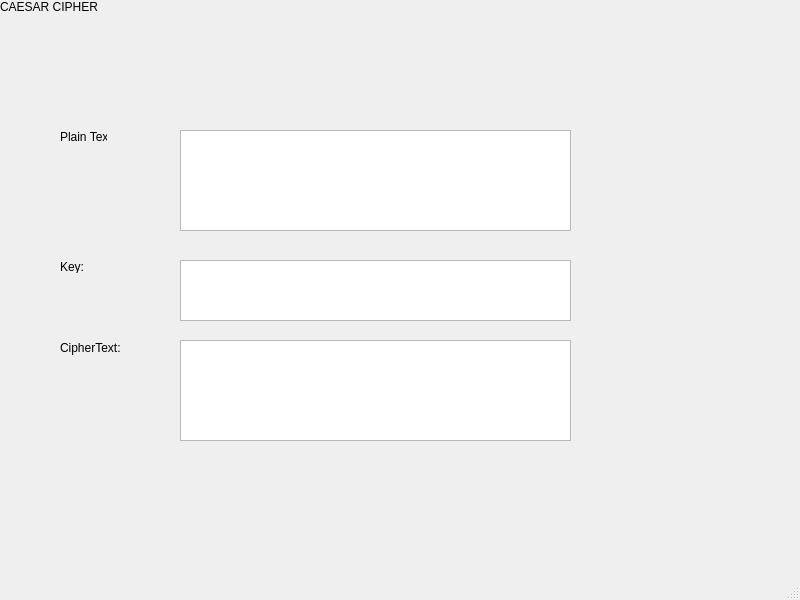
<?xml version="1.0" encoding="UTF-8"?>
<ui version="4.0">
 <class>mainWindow</class>
 <widget class="QMainWindow" name="mainWindow">
  <property name="geometry">
   <rect>
    <x>0</x>
    <y>0</y>
    <width>800</width>
    <height>600</height>
   </rect>
  </property>
  <property name="windowTitle">
   <string>MainWindow</string>
  </property>
  <widget class="QWidget" name="centralwidget">
   <widget class="QTextEdit" name="textEdit">
    <property name="geometry">
     <rect>
      <x>180</x>
      <y>130</y>
      <width>391</width>
      <height>101</height>
     </rect>
    </property>
   </widget>
   <widget class="QTextEdit" name="textEdit_2">
    <property name="geometry">
     <rect>
      <x>180</x>
      <y>260</y>
      <width>391</width>
      <height>61</height>
     </rect>
    </property>
   </widget>
   <widget class="QTextEdit" name="textEdit_3">
    <property name="geometry">
     <rect>
      <x>180</x>
      <y>340</y>
      <width>391</width>
      <height>101</height>
     </rect>
    </property>
   </widget>
   <widget class="QLabel" name="label">
    <property name="enabled">
     <bool>true</bool>
    </property>
    <property name="text">
     <string>CAESAR CIPHER</string>
    </property>
   </widget>
   <widget class="QLabel" name="label_2">
    <property name="geometry">
     <rect>
      <x>60</x>
      <y>130</y>
      <width>47</width>
      <height>13</height>
     </rect>
    </property>
    <property name="text">
     <string>Plain Text:</string>
    </property>
   </widget>
   <widget class="QLabel" name="label_3">
    <property name="geometry">
     <rect>
      <x>60</x>
      <y>260</y>
      <width>47</width>
      <height>13</height>
     </rect>
    </property>
    <property name="text">
     <string>Key:</string>
    </property>
   </widget>
   <widget class="QLabel" name="label_4">
    <property name="geometry">
     <rect>
      <x>60</x>
      <y>340</y>
      <width>61</width>
      <height>16</height>
     </rect>
    </property>
    <property name="text">
     <string>CipherText:</string>
    </property>
   </widget>
  </widget>
  <widget class="QMenuBar" name="menubar">
   <property name="geometry">
    <rect>
     <x>0</x>
     <y>0</y>
     <width>800</width>
     <height>21</height>
    </rect>
   </property>
  </widget>
  <widget class="QStatusBar" name="statusbar"/>
 </widget>
 <resources/>
 <connections/>
</ui>
